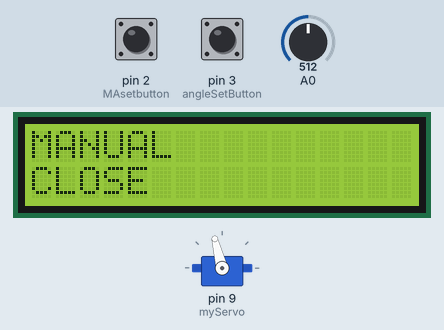
This sketch was run on a simulated Arduino Uno, built with avr-gcc and run on an emulated ATmega328P. Shown: servo, 16×2 character LCD. Inputs (shaded band) come from the test bench; at power-on: pin 2 (MAsetbutton) LOW, A0 = 512, pin 3 (angleSetButton) LOW. What the sketch prints to the serial monitor is not drawn.

Above: at 1.2 s.
1.3 s: pin 2 (MAsetbutton) pulled HIGH for 0.15 s
At 1.53 s:
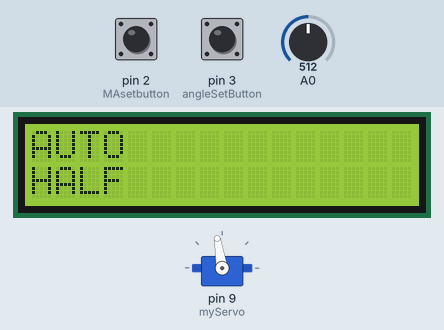
2.0 s: A0 set to 487
At 4.6 s:
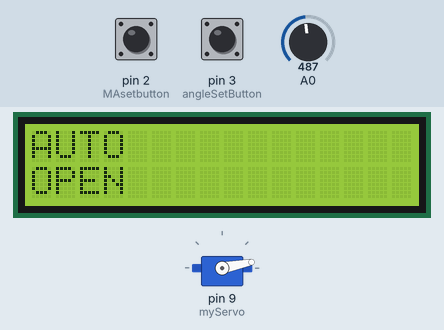
4.7 s: A0 set to 207
6.2 s: A0 set to 187
At 6.42 s:
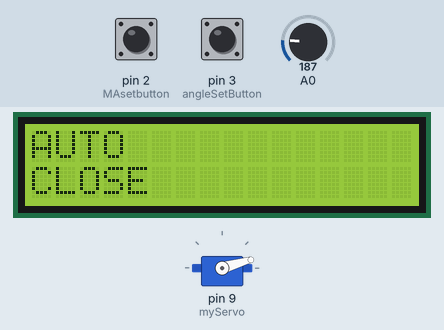
8.6 s: pin 2 (MAsetbutton) pulled HIGH for 1 s
At 9.8 s:
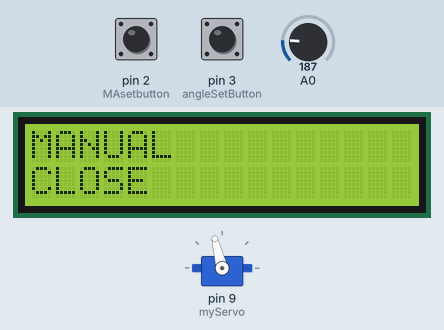
12.6 s: pin 3 (angleSetButton) pulled HIGH for 0.15 s
At 16.0 s:
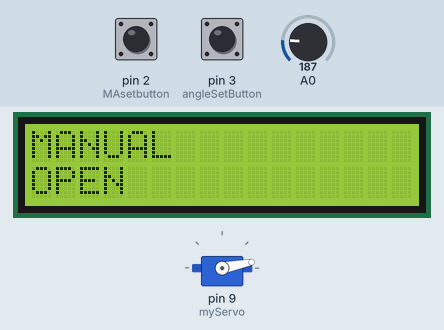
Timing chart, 0 to 17.5 s (numbered marks = the images above; inputs shaded):
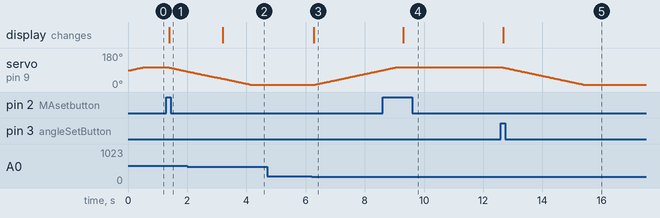

The sketch:

AutoBlind.ino
```cpp
#include <Servo.h>
#include <Wire.h>
#include <LiquidCrystal_I2C.h>
#include <TimerOne.h>

Servo myServo;
LiquidCrystal_I2C lcd(0x27, 16, 2); // adress: 0x27, cols = 16, rows = 2

//int sensorValue = 0; // 조도센서 값
int MAsetbutton = 2; // auto manual setting button pin digital input 2
int MAstate = LOW; // low for manual, high for auto
int angleSetButton = 3; // angle setting button in manual digital input 3
int manualLoop = 0; // manual angle setting loop (0 to close, 1 to half, 2 to open)
int state = 0;

void setup() {
  Serial.begin(9600); //serial monitor setting
  myServo.attach(9); // servo moter setting

  lcd.init(); // lcd setting
  lcd.backlight();

  pinMode(MAsetbutton, INPUT);
  attachInterrupt(digitalPinToInterrupt(2), MAbuttonRead, RISING); // toggle to swich manual/auto

  pinMode(angleSetButton, INPUT);
  attachInterrupt(digitalPinToInterrupt(3), angleSetButtonRead, RISING);
}

void loop() {
  int sensorValue = analogRead(A0);

  if (MAstate == HIGH) {
    // auto
    lcd.clear();
    lcd.setCursor(0,0);
    lcd.print("AUTO");
    sensorValue = analogRead(A0);
  } else if (MAstate == LOW) {
    lcd.clear();
    lcd.setCursor(0,0);
    lcd.print("MANUAL");
    sensorValue = manualLoop;
  }
  if (sensorValue > 500) {
    state = 2;
  }
  else if (sensorValue > 200) {
    state = 1;
  }
  else {
    state = 0;
  }
  if (state == 2) { // 500nit 이상 (직사광선)일시 블라인드 정방향 반닫힘
    lcd.setCursor(0,1);
    lcd.print("HALF"); // 블라인드 상태 lcd 출력
    // 블라인드 각 제어
    if (myServo.read() < 50) {
      for (int angle = myServo.read(); angle < 50; angle++) {
        myServo.write(angle);
        delay(30);
      }
    }
    else {
      for (int angle = myServo.read(); angle > 50; angle--) {
        myServo.write(angle);
        delay(30);
      }
    }
  }
  else if (state == 1) { // 200nit ~ 500nit (평상시) 블라인드 역방향 열림
    lcd.setCursor(0,1);
    lcd.print("OPEN"); // 블라인드 상태 lcd 출력
    // 블라인드 각 제어
    for (int angle = myServo.read(); angle > 10; angle--) {
      myServo.write(angle);
      delay(30);
    }
  }
  else if (state == 0) { // 200nit 이하 (어두움) 블라인드 완전 닫힘
    lcd.setCursor(0,1);
    lcd.print("CLOSE"); // 블라인드 상태 lcd 출력
    // 블라인드 각 제어
    for (int angle = myServo.read(); angle < 105; angle++) {
      myServo.write(angle);
      delay(30);
    }
  }
Serial.println(sensorValue);
  // Timer1.initialize(1000000); // 내부 인터럽트; 1초마다 조도센서 값 받아옴
  // Timer1.attachInterrupt(serialPrint);
}

// void serialPrint() {
//   Serial.println(sensorValue);
// }

// manual auto state interrupt switch
void MAbuttonRead() {
  MAstate = !MAstate;
}

void angleSetButtonRead() {
  if (manualLoop >= 600) {
    manualLoop = 0;
  } else {
    manualLoop += 300;
  }
}
```

Measured:
- the behaviour switches between 501 and 500 on A0 (found by bisection; images 1 and 2)
- the behaviour switches between 201 and 200 on A0 (found by bisection; images 2 and 3)
- after the input at 1.3 s, servo on pin 9 (myServo): moves from 104° to 83° over 0.60 s, starting after 0.09 s; the display: changes after 0.09 s (image 1)
- after the input at 2.0 s, the display: changes after 1.2 s (image 2)
- after the input at 4.7 s, every drawn part: stays the same
- after the input at 6.2 s, servo on pin 9 (myServo): moves from 11° to 89° over 2.3 s, starting after 0.07 s; the display: changes after 0.07 s (image 3)
- after the input at 8.6 s, the display: changes after 0.69 s (image 4)
- after the input at 12.6 s, servo on pin 9 (myServo): moves from 104° to 11° over 2.8 s, starting after 0.08 s; the display: changes after 0.08 s (image 5)
